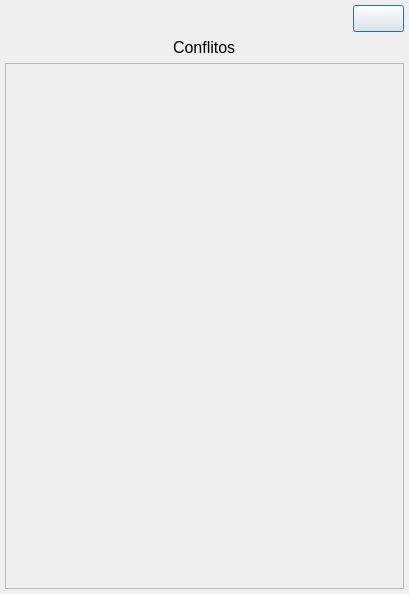
<?xml version="1.0" encoding="UTF-8"?>
<ui version="4.0">
 <class>Dialog</class>
 <widget class="QDialog" name="Dialog">
  <property name="geometry">
   <rect>
    <x>0</x>
    <y>0</y>
    <width>409</width>
    <height>591</height>
   </rect>
  </property>
  <property name="windowTitle">
   <string>Dialog</string>
  </property>
  <layout class="QVBoxLayout" name="verticalLayout">
   <property name="spacing">
    <number>0</number>
   </property>
   <property name="leftMargin">
    <number>5</number>
   </property>
   <property name="topMargin">
    <number>5</number>
   </property>
   <property name="rightMargin">
    <number>5</number>
   </property>
   <property name="bottomMargin">
    <number>5</number>
   </property>
   <item alignment="Qt::AlignRight">
    <widget class="QPushButton" name="btnFechar">
     <property name="font">
      <font>
       <pointsize>12</pointsize>
      </font>
     </property>
     <property name="cursor">
      <cursorShape>PointingHandCursor</cursorShape>
     </property>
     <property name="text">
      <string/>
     </property>
     <property name="icon">
      <iconset>
       <normaloff>../../../../../../Users/richard.sleao/source/repos/interfaceS/App/view/ui/icones/iconClosePreto.png</normaloff>../../../../../../Users/richard.sleao/source/repos/interfaceS/App/view/ui/icones/iconClosePreto.png</iconset>
     </property>
    </widget>
   </item>
   <item>
    <widget class="QWidget" name="widget" native="true">
     <layout class="QVBoxLayout" name="verticalLayout_2">
      <property name="spacing">
       <number>6</number>
      </property>
      <property name="leftMargin">
       <number>0</number>
      </property>
      <property name="topMargin">
       <number>6</number>
      </property>
      <property name="rightMargin">
       <number>0</number>
      </property>
      <property name="bottomMargin">
       <number>0</number>
      </property>
      <item alignment="Qt::AlignHCenter">
       <widget class="QLabel" name="tituloConflitos">
        <property name="font">
         <font>
          <pointsize>12</pointsize>
         </font>
        </property>
        <property name="text">
         <string>Conflitos</string>
        </property>
       </widget>
      </item>
      <item>
       <widget class="QScrollArea" name="scrollArea">
        <property name="minimumSize">
         <size>
          <width>399</width>
          <height>526</height>
         </size>
        </property>
        <property name="maximumSize">
         <size>
          <width>390</width>
          <height>526</height>
         </size>
        </property>
        <property name="sizeAdjustPolicy">
         <enum>QAbstractScrollArea::AdjustIgnored</enum>
        </property>
        <property name="widgetResizable">
         <bool>true</bool>
        </property>
        <widget class="QWidget" name="scrollAreaWidgetContents">
         <property name="geometry">
          <rect>
           <x>0</x>
           <y>0</y>
           <width>397</width>
           <height>524</height>
          </rect>
         </property>
         <layout class="QVBoxLayout" name="verticalLayout_3">
          <item>
           <widget class="QLabel" name="textoConflitos">
            <property name="font">
             <font>
              <pointsize>12</pointsize>
             </font>
            </property>
            <property name="text">
             <string/>
            </property>
            <property name="scaledContents">
             <bool>true</bool>
            </property>
            <property name="wordWrap">
             <bool>true</bool>
            </property>
           </widget>
          </item>
         </layout>
        </widget>
       </widget>
      </item>
     </layout>
    </widget>
   </item>
  </layout>
 </widget>
 <resources/>
 <connections/>
</ui>
